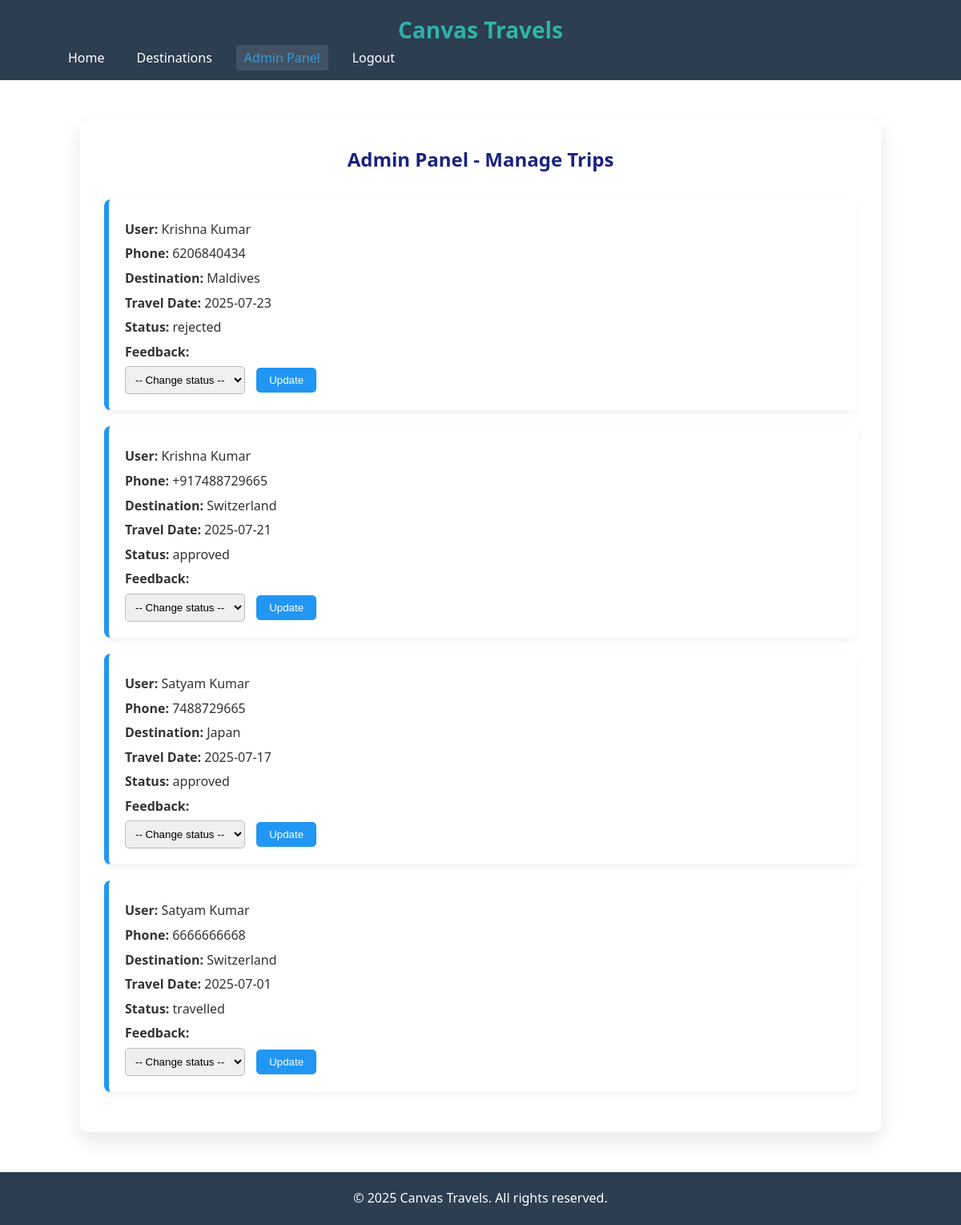
Screenshot of /admin_panel.php (signed in) with the database file from the repository.
### tables this page shows
CREATE TABLE `trips` (
  `id` int(11) NOT NULL,
  `user_id` int(11) NOT NULL,
  `destination` varchar(100) NOT NULL,
  `travel_date` date NOT NULL,
  `status` varchar(20) DEFAULT 'Pending',
  `created_at` timestamp NOT NULL DEFAULT current_timestamp(),
  `phone` varchar(20) DEFAULT NULL,
  `feedback` text DEFAULT NULL
);

CREATE TABLE `users` (
  `id` int(11) NOT NULL,
  `name` varchar(100) DEFAULT NULL,
  `email` varchar(255) DEFAULT NULL,
  `password` varchar(255) DEFAULT NULL,
  `created_at` timestamp NOT NULL DEFAULT current_timestamp(),
  `phone` varchar(15) NOT NULL,
  `is_admin` tinyint(1) DEFAULT 0
);

### includes/session.php (called while the page is built, shortened)
<?php
if (!function_exists('is_logged_in')) {
    function is_logged_in() {
        return isset($_SESSION['user_id']);
    }
}

### admin_panel.php (the view, shortened to what this page needs)
<?php
include 'includes/db.php';
include 'includes/header.php';
$query = "SELECT trips.id, trips.user_id, trips.destination, trips.travel_date, trips.status, trips.phone, trips.feedback, users.name
          FROM trips
          JOIN users ON trips.user_id = users.id
          ORDER BY trips.travel_date DESC";
$result = $conn->query($query);
?>
<!DOCTYPE html>
<html lang="en">
<head>
    <link rel="stylesheet" href="css/main.css">
    <link rel="stylesheet" href="css/admin.css">
    <link rel="stylesheet" href="css/responsive.css">
</head>
<body>
<div class="admin-container">
    <h2>Admin Panel - Manage Trips</h2>
    <?php while ($row = $result->fetch_assoc()) : ?>
        <div class="trip-card">
            <p><strong>User:</strong> <?= htmlspecialchars($row['name']) ?></p>
            <p><strong>Phone:</strong> <?= htmlspecialchars($row['phone']) ?></p>
            <p><strong>Destination:</strong> <?= htmlspecialchars($row['destination']) ?></p>
            <p><strong>Travel Date:</strong> <?= htmlspecialchars($row['travel_date']) ?></p>
            <p><strong>Status:</strong> <?= htmlspecialchars($row['status']) ?></p>
            <p><strong>Feedback:</strong> <?= nl2br(htmlspecialchars($row['feedback'])) ?></p>
            <form method="post">
                <select name="action" required>
                    <option value="">-- Change status --</option>
                </select>
                <button type="submit">Update</button>
            </form>
        </div>
    <?php endwhile; ?>
</div>
<?php include 'includes/footer.php'; ?>
</body>
</html>

### includes/header.php (shortened to what this page needs)
<?php include 'session.php'; ?>
<!DOCTYPE html>
<html lang="en">
<head>
  <link rel="stylesheet" href="css/main.css" />
  <?php
  $page = basename($_SERVER['PHP_SELF']);
  if ($page == 'index.php') echo '<link rel="stylesheet" href="css/home.css">';
  elseif ($page == 'destinations.php') echo '<link rel="stylesheet" href="css/destinations.css">';
  elseif ($page == 'booking.php') echo '<link rel="stylesheet" href="css/register.css">';
  elseif ($page == 'admin_panel.php') echo '<link rel="stylesheet" href="css/admin.css">';
  ?>
</head>
<body>
<header>
  <div class="container">
    <h1 class="logo">Canvas Travels</h1>
    <nav>
      <ul>
        <?php
        if (is_logged_in() && isset($_SESSION['isadmin']) && $_SESSION['isadmin'] == 1 && $page == 'admin_panel.php') {
        ?>
          <li><a href="admin_panel.php" <?= $page == 'admin_panel.php' ? 'class="active"' : '' ?>>Admin Panel</a></li>
          <li><a href="logout.php">Logout</a></li>
        <?php
        } else {
        ?>
          <li><a href="index.php" <?= $page == 'index.php' ? 'class="active"' : '' ?>>Home</a></li>
          <li><a href="destinations.php" <?= $page == 'destinations.php' ? 'class="active"' : '' ?>>Destinations</a></li>
          <?php if (is_logged_in()): ?>
            <?php if ($_SESSION['is_admin'] == 1): ?>
              <li><a href="admin_panel.php" <?= $page == 'admin_panel.php' ? 'class="active"' : '' ?>>Admin Panel</a></li>
              <li><a href="logout.php">Logout</a></li>
            <?php else: ?>
              <li><a href="booking.php" <?= $page == 'booking.php' ? 'class="active"' : '' ?>>Book Now</a></li>
              <li><a href="dashboard.php" <?= $page == 'dashboard.php' ? 'class="active"' : '' ?>>Dashboard</a></li>
              <li><a href="logout.php">Logout</a></li>
            <?php endif; ?>
          <?php else: ?>
            <li><a href="signup.php">Sign Up</a></li>
            <li><a href="login.php">Login</a></li>
          <?php endif; ?>
        <?php
        }
        ?>
      </ul>
    </nav>
  </div>
</header>
</body>

### includes/footer.php
<footer><div class="container"><p>&copy; 2025 Canvas Travels. All rights reserved.</p></div></footer>
<script src="js/scripts.js"></script></body></html>

### css/main.css (style rules this page uses)
* { margin: 0; padding: 0; box-sizing: border-box; }
body { font-family: 'Segoe UI', Tahoma, Geneva, Verdana, sans-serif; line-height: 1.6; color: #333; min-height: 100vh; }
.container { width: 90%; max-width: 1200px; margin: 0 auto; padding: 0 15px; }
header { background: #2c3e50; color: white; padding: 15px 0; top: 0; z-index: 100; }
.logo { font-size: 28px; font-weight: bold; background: linear-gradient(to right, #3498db, #2ecc71); -webkit-background-clip: text; background-clip: text; color: transparent; text-align: center; flex-grow: 1; }
nav ul { display: flex; list-style: none; gap: 20px; }
nav ul li a { color: white; text-decoration: none; font-weight: 500; padding: 5px 10px; border-radius: 3px; transition: all 0.3s ease; }
nav ul li a:hover, nav ul li a.active { color: #3498db; background: rgba(255, 255, 255, 0.1); }
footer { background: #2c3e50; color: white; text-align: center; padding: 20px 0; margin-top: 40px; }

### css/admin.css (style rules this page uses)
body { margin: 0; font-family: 'Segoe UI', sans-serif; background: url('abstract-blue-lens-flare-background.jpg') no-repeat center center fixed; background-size: cover; }
.admin-container { max-width: 1000px; margin: 50px auto; background: rgba(255, 255, 255, 0.9); padding: 30px; border-radius: 10px; box-shadow: 0 10px 25px rgba(0, 0, 0, 0.1); }
.admin-container h2 { text-align: center; margin-bottom: 30px; color: #1a237e; }
.trip-card { background: #ffffff; padding: 20px; margin-bottom: 20px; border-left: 6px solid #2196F3; border-radius: 8px; box-shadow: 0 4px 10px rgba(0, 0, 0, 0.05); }
.trip-card p { margin: 5px 0; }
form select { padding: 8px; border-radius: 5px; border: 1px solid #bbb; margin-right: 10px; }
form button { padding: 8px 16px; background: #2196F3; border: none; color: white; border-radius: 5px; cursor: pointer; }

### rows the page displays
trips: user.name "Krishna Kumar", phone "6206840434", destination "Maldives", travel_date "2025-07-23", status "rejected"
trips: user.name "Krishna Kumar", phone "+917488729665", destination "Switzerland", travel_date "2025-07-21", status "approved"
trips: user.name "Satyam Kumar", phone "7488729665", destination "Japan", travel_date "2025-07-17", status "approved"
trips: user.name "Satyam Kumar", phone "6666666668", destination "Switzerland", travel_date "2025-07-01", status "travelled"
